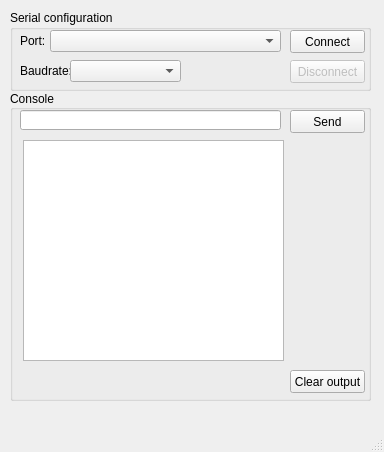
<?xml version="1.0" encoding="UTF-8"?>
<ui version="4.0">
 <class>MainWindow</class>
 <widget class="QMainWindow" name="MainWindow">
  <property name="geometry">
   <rect>
    <x>0</x>
    <y>0</y>
    <width>384</width>
    <height>452</height>
   </rect>
  </property>
  <property name="windowTitle">
   <string>Serial Monitor</string>
  </property>
  <widget class="QWidget" name="centralwidget">
   <widget class="QGroupBox" name="gbx_serial_config">
    <property name="geometry">
     <rect>
      <x>10</x>
      <y>10</y>
      <width>361</width>
      <height>81</height>
     </rect>
    </property>
    <property name="title">
     <string>Serial configuration</string>
    </property>
    <widget class="QPushButton" name="btn_connect">
     <property name="geometry">
      <rect>
       <x>280</x>
       <y>20</y>
       <width>75</width>
       <height>23</height>
      </rect>
     </property>
     <property name="text">
      <string>Connect</string>
     </property>
    </widget>
    <widget class="QLabel" name="label">
     <property name="geometry">
      <rect>
       <x>10</x>
       <y>20</y>
       <width>51</width>
       <height>21</height>
      </rect>
     </property>
     <property name="text">
      <string>Port:</string>
     </property>
    </widget>
    <widget class="QComboBox" name="cbx_ports">
     <property name="geometry">
      <rect>
       <x>40</x>
       <y>20</y>
       <width>231</width>
       <height>22</height>
      </rect>
     </property>
    </widget>
    <widget class="QLabel" name="label_2">
     <property name="geometry">
      <rect>
       <x>10</x>
       <y>50</y>
       <width>51</width>
       <height>21</height>
      </rect>
     </property>
     <property name="text">
      <string>Baudrate:</string>
     </property>
    </widget>
    <widget class="QComboBox" name="cbx_baudrates">
     <property name="geometry">
      <rect>
       <x>60</x>
       <y>50</y>
       <width>111</width>
       <height>22</height>
      </rect>
     </property>
    </widget>
    <widget class="QPushButton" name="btn_disconnect">
     <property name="enabled">
      <bool>false</bool>
     </property>
     <property name="geometry">
      <rect>
       <x>280</x>
       <y>50</y>
       <width>75</width>
       <height>23</height>
      </rect>
     </property>
     <property name="text">
      <string>Disconnect</string>
     </property>
    </widget>
   </widget>
   <widget class="QGroupBox" name="gbx_console">
    <property name="geometry">
     <rect>
      <x>10</x>
      <y>90</y>
      <width>361</width>
      <height>311</height>
     </rect>
    </property>
    <property name="layoutDirection">
     <enum>Qt::LeftToRight</enum>
    </property>
    <property name="autoFillBackground">
     <bool>false</bool>
    </property>
    <property name="title">
     <string>Console</string>
    </property>
    <property name="alignment">
     <set>Qt::AlignLeading|Qt::AlignLeft|Qt::AlignVCenter</set>
    </property>
    <widget class="QPushButton" name="btn_clear_output">
     <property name="geometry">
      <rect>
       <x>280</x>
       <y>280</y>
       <width>75</width>
       <height>23</height>
      </rect>
     </property>
     <property name="text">
      <string>Clear output</string>
     </property>
    </widget>
    <widget class="QLineEdit" name="txt_send">
     <property name="geometry">
      <rect>
       <x>10</x>
       <y>20</y>
       <width>261</width>
       <height>20</height>
      </rect>
     </property>
    </widget>
    <widget class="QPushButton" name="btn_send">
     <property name="geometry">
      <rect>
       <x>280</x>
       <y>20</y>
       <width>75</width>
       <height>23</height>
      </rect>
     </property>
     <property name="text">
      <string>Send</string>
     </property>
    </widget>
    <widget class="QTextEdit" name="txt_protocol">
     <property name="geometry">
      <rect>
       <x>13</x>
       <y>50</y>
       <width>261</width>
       <height>221</height>
      </rect>
     </property>
     <property name="readOnly">
      <bool>true</bool>
     </property>
    </widget>
   </widget>
  </widget>
  <widget class="QMenuBar" name="menubar">
   <property name="geometry">
    <rect>
     <x>0</x>
     <y>0</y>
     <width>384</width>
     <height>21</height>
    </rect>
   </property>
  </widget>
  <widget class="QStatusBar" name="statusbar"/>
 </widget>
 <resources/>
 <connections/>
</ui>
